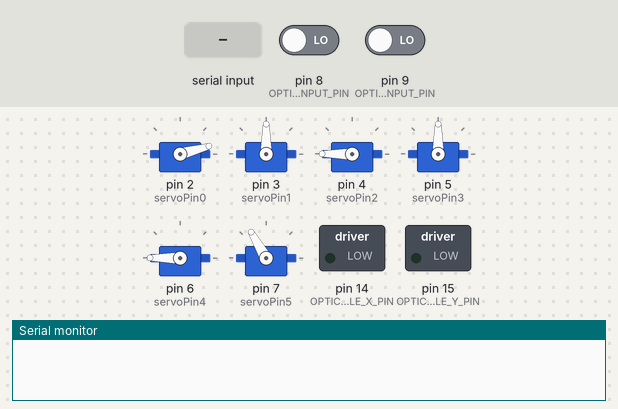
Simulated run of this sketch. Board: Arduino Uno, built with avr-gcc and run on an emulated ATmega328P. Shown: 6 × servo, switched loads named in the sketch (green lamp = pin HIGH), the last lines printed to the serial monitor. The test bench sets the inputs (shaded band); at power-on: pin 8 (OPTIC_Y_INPUT_PIN) LOW, pin 9 (OPTIC_X_INPUT_PIN) LOW.

Above: at 0.9 s.
1.0 s: "-\n" received over Serial
At 6.0 s:
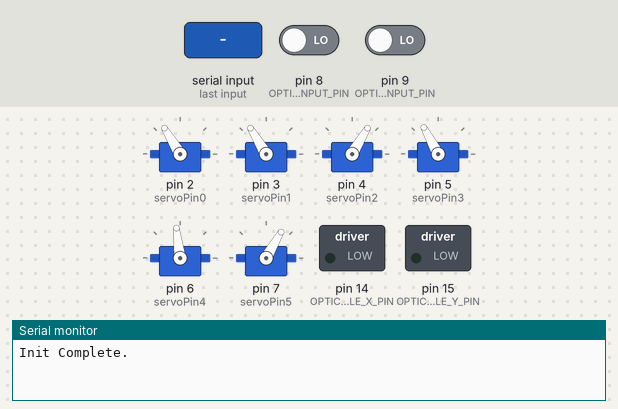
At 9.1 s:
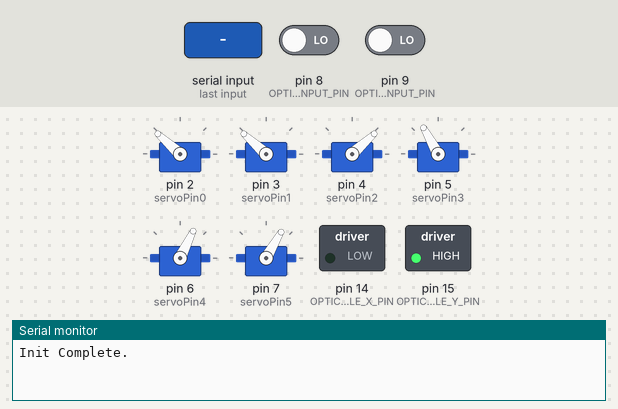
Timing chart, 0 to 19.0 s (numbered marks = the images above; inputs shaded):
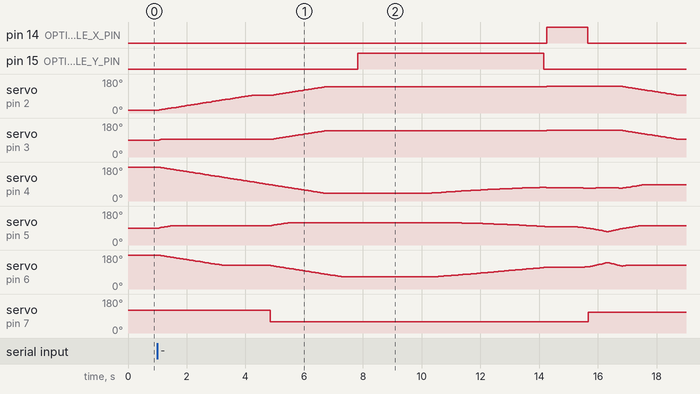

The sketch:

getArmAngleHeaderTest.ino
```cpp
/*
 Name:		getArmAngleHeaderTest.ino
 Created:	2017/9/20 下午 02:27:14
 Author:	Danny
*/

// the setup function runs once when you press reset or power the board

#include "RoboticArm.h"
float step = 0.18f;				// Preferred: 0.25 with DegPrecision 3. Step speed for armGoLine.
float angSpeed = 0.025f;		// Preferred: 1 with DegPrecision 3. Angular step for armGoDirect.

float teststep = 2;
float testang = 2;

void setup() {

	Serial.begin(9600);

	/*
	//Initial Position
	Arm.initServo();
	Arm.waitkey();
	Arm.initPosit(300, 0, 300, angSpeed);

	Arm.showJ("init J:\t");
	Arm.showXYZ("init Posit:\t");

	//Arm.servoAngTestByControl();


	//Arm.waitkey();
	//Arm.GrabPen(430, 0, 110, step, angSpeed); //input final Destination for arm to Grab Pen

	Arm.waitkey();
	Arm.DropPen(400, 50, 250, step, angSpeed);


	Arm.showJ("\nEnding J: ");
	Serial.println("End setup!!");
	*/


	//----------------OnGoing-----------------------//
	Arm.initServo();

	while(Serial.read() == -1);
	Arm.initPosit(300, 0, 300);
	Serial.print("Init Complete.");

	while (Serial.read() == -1);
	Arm.GrabPen(430, 0, 110);
	Serial.print("GrabPen Finished.");

	while (Serial.read() == -1);
	Arm.DropPen(400, 50, 250);
	Serial.print("DropPen Finished.");

	//Serial.println("End Challenge!!");
}

// the loop function runs over and over again until power down or reset
void loop() {

}
```

RoboticArm.cpp
```cpp
//
//
//

#include "RoboticArm.h"

///*----------------------------Arm's settings----------------------------------*/
//RoboticArmClass::RoboticArmClass()
//{
//
//}

/*--------------------------Initializations----------------------------------*/
void RoboticArmClass::initServo()
{
#ifdef DEBUG
	Serial.println("//----Start Initialization----//");
#endif // DEBUG

	servoAR[0].attach(servoPin0, 500, 2400);
	servoAR[1].attach(servoPin1, 500, 2400);
	servoAR[2].attach(servoPin2, 500, 2400);
	servoAR[3].attach(servoPin3, 500, 2400);
	servoAR[4].attach(servoPin4, 500, 2400);
	servoAR[5].attach(servoPin5, 500, 2400);

	servoAct();
}

int RoboticArmClass::initPosit(float ix, float iy, float iz, float angSpeed)
{

	initXYZ[0] = ix;
	initXYZ[1] = iy;
	initXYZ[2] = iz;
	armGoDirect(ix, iy, iz, angSpeed);

	return 1;
}

int RoboticArmClass::ArmErrorHandle()
{
	if (this->ERRcode > 0)
	{
#ifdef ErrorOut
		Serial.println(String("*** EXIT with ERRcode : ") + this->ERRcode + " . ***");
#endif // ErrorOut
#ifdef DEBUG
		showJ("ExitJ: ");
#endif // DEBUG
		this->ERRcode = -1;
		armGoDirect(initXYZ[0], initXYZ[1], initXYZ[2], ANGULARSPEED);
#ifdef ErrorOut
		Serial.println("Finished Error Handling!!");
#endif // ErrorOut
		Serial.flush();
		exit(EXIT_FAILURE);
	}

	return 0;
}
///// Debugging ///////////////////////////

void RoboticArmClass::setJ(float * Ang)
{
	for (size_t i = 0; i < 6; i++)
	{
		J[i] = Ang[i];
	}
}

void RoboticArmClass::servoInit()
{
	for (int i = 0; i < 6; i++) {
		servoAR[i].attach(i + 2, 500, 2400);
	}
}

void RoboticArmClass::servoDoJ()
{
	for (int i = 0; i < 6; i++) {
		servoAR[i].write(J[i]);
	}
#if SERVODELAY
	delay(SERVODELAY);
#endif // SERVODELAY
}

void RoboticArmClass::waitkey()
{
	while (Serial.read() != -1);
	while (Serial.read() == -1);
}

int RoboticArmClass::serialReadInt(bool needprint)
{
	//while (Serial.available())
	//	Serial.read();

	int incomingByte;
	int integerValue = 0;
	bool negsign = false;
	while (true)
	{
		incomingByte = Serial.read();
		if (incomingByte == '\n' || incomingByte == '\r' || incomingByte == 10 || incomingByte == 13 || incomingByte == 32)
			break;
		if (incomingByte == -1)
			continue;
		if (incomingByte == '-')
		{
			negsign = true;
			continue;
		}
		integerValue *= 10;
		integerValue = ((incomingByte - 48) + integerValue);
	}

	if (negsign) integerValue = -integerValue;

	if (needprint) Serial.println(integerValue);

	return integerValue;
}

void RoboticArmClass::servoAngTestByControl()
{
	while (true)
	{
		Serial.print("\nServo no (0~5): ");
		int servoNo = serialReadInt(true);

		if (servoNo == 72)		//'x' exit
		{
			Serial.println("Bye!!");
			break;
		}
		else if (servoNo >= 0 && servoNo < 6)
		{
			Serial.print("Relative Ang: ");
			int ang = baseDegree[servoNo] + serialReadInt(true);
			if (ang >= 0 && ang <= 180)
			{
				Serial.print(String("==> Servo [ ") + servoNo + " ] move [ " + ang + " ]\n");
				servoAR[servoNo].write(ang);
				J[servoNo] = ang;
			}
			else
			{
				Serial.println(String("Value excessed : ") + ang);
			}
		}
	}

}

void RoboticArmClass::readServoAng(float * Ang)
{
	for (size_t i = 0; i < 6; i++)
	{
		Ang[i] = servoAR[i].read();
	}
}

///////////////////////////////////////////

/*----------------------Angle & Path Calculations----------------------------*/
void RoboticArmClass::getArmAngleDeg(float xp, float yp, float zp, float * Deg, bool setError)
{
	float Ang[6] = { 0 };
	Ang[5] = Deg[5];
	/*	Begin calculations.  */
	// Ang[0], Ang[1]
	Ang[0] = asin((delYc + yp) / arm[0]);
	Ang[1] = -Ang[0];

	// Setting up triangle ( point: J2,J3,J4 which is arm[2],arm[3],r ) for calculating Ang[2], Ang[3]
	float rx = xp - arm[4] * cos(arm4ToXYang + tiltAngle) - arm[0] * cos(Ang[1]);
	float rz = zp - arm[1] - arm[4] * sin(arm4ToXYang + tiltAngle);
	float r = sqrt(pow(rx, 2) + pow(rz, 2)); // r is the line between the point J2-J4.
	/*check if r <= all arm*/
	//if (r < (arm[2] + arm[3])) r = 262;
	// Ang[2]
	Ang[2] = M_PI_2 - (acos((pow(r, 2) + pow(arm[2], 2) - pow(arm[3], 2)) / (2 * arm[2] * r))) - atan(rz / rx);
	// J[2] = pi/2 - ( The angle between r and arm[2] ) - ( The angle between r and XY plane )

	// Ang[3]
	// AsinIndCheck prevent asin from calculation over 1, which turns out to be -nan(ind), specified for yp == 65.
	float AsinIndCheck = (rx - arm[2] * sin(Ang[2])) / arm[3];


	if (AsinIndCheck >= 1)
	{
#ifdef ErrorOut
		Serial.println(String("AsinIndCheck error, when") + " x:" + xp + " y:" + yp + " z:" + zp + " AsinIn..k:" + String(AsinIndCheck, 8));
#endif // ErrorOut
		this->ERRcode = -2;
		AsinIndCheck = 0.99999;
	}

	Ang[3] = -Ang[2] + M_PI_2 - asin(AsinIndCheck);

	// Ang[4]
	Ang[4] = -Ang[3] - Ang[2] + tiltAngle;

	// Rounding
	for (size_t i = 0; i < 5; i++)
		Ang[i] = round(Ang[i] * Rad2Degree * pow(10, DegPrecision)) / pow(10, DegPrecision);

	Ang[1] = -Ang[1];
	Ang[2] = -Ang[2];
	Ang[3] = Ang[3];


	if (isAngExcess(Ang, setError))
	{
#ifdef ErrorOut
		Serial.print("Cal Ang excessed, ");
		printOut(xp, "xp", ", ");
		printOut(yp, "yp", ", ");
		printOut(zp, "zp");
		printOut(Ang, 6, "Cal Ang: ");
#endif // ErrorOut

#ifdef	ErrorHandle
		if (setError)
			ArmErrorHandle();
#endif // ErrorHandle
	}

	memcpy(Deg, Ang, 5 * sizeof(float));

}

// Still in process
void RoboticArmClass::getArmPosition(float * Ang, float * XYZ)
{
}

bool RoboticArmClass::isAngExcess(float * Ang, bool setError)
{
	for (size_t i = 0; i < 6; i++)
	{
		if ((baseDegree[i] + Ang[i]) > 180 || (baseDegree[i] + Ang[i]) < 0)
		{
			if (setError)
				this->ERRcode = 1;
			return true;
		}
	}

	return false;
}

/*-------------------------------Actions--------------------------------------*/
void RoboticArmClass::servoAct(bool ERRcheck)
{
#ifdef	ErrorHandle
	if (ERRcheck)
	{
		isAngExcess(J, true);
		ArmErrorHandle();
	}
#endif // ErrorHandle

	for (int i = 0; i < 6; i++)
	{
		if (DegPrecision)
			servoAR[i].writeMicroseconds(map(((J[i] + baseDegree[i]) * pow(10, DegPrecision)), 0, (180 * pow(10, DegPrecision)), 500, 2400));
		else
			servoAR[i].write(J[i] + baseDegree[i]);
	}
#if SERVODELAY
	delay(SERVODELAY);
#endif // SERVODELAY

}

/**-----------------------Arm--------------------------------**/
void RoboticArmClass::armGoTo(float xp, float yp, float zp)
{
	getArmAngleDeg(xp, yp, zp, J, true);
	servoAct(false);

	///print
#ifdef DEBUG
	//showJ();
	//showXYZ();
#endif // DEBUG

}

void RoboticArmClass::armGoLine(float xd, float yd, float zd, float step)
{
	float vec[3] = { xd - this->x, yd - this->y, zd - this->z };			// Vector point from src to destination.

	for (size_t i = 0; i < 3; i++)						// Step vector calculation.
		vec[i] = vec[i] / sqrt(pow(xd - this->x, 2) + pow(yd - this->y, 2) + pow(zd - this->z, 2)) * step * CM2UNIT / 10;

	while (this->x != xd || this->y != yd || this->z != zd)
	{
		armGoTo(this->x, this->y, this->z);

		if (abs(x - xd) >= abs(vec[0]))	this->x += vec[0];
		else		this->x = xd;

		if (abs(y - yd) >= abs(vec[1]))	this->y += vec[1];
		else		this->y = yd;

		if (abs(z - zd) >= abs(vec[2]))	this->z += vec[2];
		else		this->z = zd;

		///print
#ifdef DEBUG
		//showJ();
		//showXYZ();
#endif // DEBUG
	}
	armGoTo(this->x, this->y, this->z);

	///print
#ifdef DEBUG
	//showJ();
	//showXYZ();
#endif // DEBUG

}

void RoboticArmClass::armGoDirect(float xd, float yd, float zd, float angSpeed)
{
	float Ang[6] = { 0 };
	char sign[5] = { 1, 1, 1, 1, 1 };
	float tmp;

	getArmAngleDeg(xd, yd, zd, Ang, true);

#ifdef DEBUG
	//printOut(Ang, SIZEOF_ARRAY(Ang), "Dest Ang:\t");
	//showXYZ();
#endif // DEBUG

	for (size_t i = 0; i < 5; i++)
	{
		tmp = Ang[i] - J[i];
		if (abs(tmp) <= angSpeed)
			sign[i] = 0;
		else if (tmp < 0)
			sign[i] = -1;
	}

	while (sign[0] || sign[1] || sign[2] || sign[3] || sign[4])
	{
		servoAct(false);
		for (size_t i = 0; i < 5; i++)
		{
			if (abs(Ang[i] - J[i]) <= angSpeed)
				sign[i] = 0;

			J[i] += sign[i] * angSpeed;

			// Error checking
#ifdef	ErrorHandle
			if ((baseDegree[i] + J[i]) > 180 || (baseDegree[i] + J[i]) < 0)
			{
				this->ERRcode = 1;
#ifdef ErrorOut
				Serial.print("Ang excessed in GoDir, ");
				printOut(Ang, 6, "Ang: ");
#endif // ErrorOut
				J[i] -= sign[i] * angSpeed;
				ArmErrorHandle();
			}
#endif // ErrorHandle

		}

		///print
#ifdef DEBUG
		//showJ();
		//showXYZ();
#endif // DEBUG

	}

	memcpy(J, Ang, 5 * sizeof(float));

	servoAct(false);

	this->x = xd;
	this->y = yd;
	this->z = zd;

	///print
#ifdef DEBUG
	showJ("Final J: ");
	//showXYZ("Final XYZ: ");
#endif // DEBUG

}
/**-----------------------Claw--------------------------------**/
void RoboticArmClass::clawClamp(float * Ang, char RelvClp)
{
	if (RelvClp == 'r')
	{

		///print
#ifdef DEBUG
		//Serial.println("Release!!");
#endif // DEBUG
		Ang[5] = 0;
	}
	else
	{
		///print
#ifdef DEBUG
		//Serial.println("Clamp!!");
#endif // DEBUG
		Ang[5] = 50;
	}

	servoAct();
}

/*-------------------------------Challenge--------------------------------------*/
/**------------------Grab Marker Pen-------------------------**/
int RoboticArmClass::GrabPen(float penX, float penY, float penZ, float step, float angspeed)
{

#ifdef DEBUG
	Serial.println("Start GrabPen!!");
#endif // DEBUG
	//int initxyz[3] = { this->x,this->y,this->z };
	int liftPenHeight = 75;
	float offsetY = 3;
	float offsetX = 13;
	float offsetZforfarX = 10;
	float GrabPtUpperBoundfromEnd = 1;
	bool notDetected = true;		// Check if optic detection detect pen. If detected, return false.
#ifdef DEBUG
	Serial.println("Release");
#endif // DEBUG
	clawClamp(J, 'r');

	// Initial position for optic detection
	/*
	armGoLine(this->x, this->y, this->z, step);
	armGoLine(this->x, this->y, penZ + 10, step);
	armGoLine(this->x, (this->y + 70.5), this->z, step);
	*/
	armGoDirect(this->x, (this->y + 70), penZ + 10, angspeed);
#ifdef DEBUG
	Serial.println("Posit ready for grab!!");
#endif // DEBUG
	delay(500);

	// Detect pen alone y-axis
	pinMode(OPTIC_ENABLE_Y_PIN, OUTPUT);
	digitalWrite(OPTIC_ENABLE_Y_PIN, HIGH);
	pinMode(OPTIC_Y_INPUT_PIN, INPUT);
	delay(500);
	for (float i = 0; i < 140; i += 0.5f)
	{
		armGoLine(this->x, this->y - 0.5f, this->z, step);
		notDetected = digitalRead(OPTIC_Y_INPUT_PIN);
		if (!notDetected) {
			delay(1000);
			notDetected = digitalRead(OPTIC_Y_INPUT_PIN);
			if (!notDetected)
			{
#ifdef DEBUG
				Serial.println("interruptY");
#endif // DEBUG
				break;
			}
		}
	}

	// Second y detection if hasn't detected yet
	if (notDetected)
	{
		delay(500);
		for (float i = 0; i < 140; i += 0.5f)
		{
			armGoLine(this->x, this->y + 0.5f, this->z, step);
			notDetected = digitalRead(OPTIC_Y_INPUT_PIN);
			if (!notDetected) {
				delay(1000);
				notDetected = digitalRead(OPTIC_Y_INPUT_PIN);
				if (!notDetected)
				{
#ifdef DEBUG
					Serial.println("interruptY");
#endif // DEBUG
					break;
				}
			}
		}
	}

	if (notDetected)
	{
		delay(500);
		armGoLine(this->x, this->y - 70, this->z, step);
	}
	//digitalWrite(OPTIC_ENABLE_Y_PIN, LOW);

#ifdef DEBUG
	Serial.println("Y finished!!");
	//showJ("InY:\t");
#endif // DEBUG

	// Detect the end of the pen alone z-axis
	delay(1000);
	for (size_t i = 0; i < 200; i++)
	{
		armGoLine(this->x, this->y, this->z + 0.5, step / 2);
		notDetected = digitalRead(OPTIC_Y_INPUT_PIN);
#ifdef DEBUG
		//Serial.println(notDetected?"not":"yes");
#endif // DEBUG
		if (notDetected) {
			delay(1000);
			notDetected = digitalRead(OPTIC_Y_INPUT_PIN);
			if (notDetected)
			{
#ifdef DEBUG
				Serial.println("End of the Pen at Z.");
				//showJ("EndZ:\t");
#endif // DEBUG

				armGoLine(this->x, this->y, this->z - 0.5 - GrabPtUpperBoundfromEnd, step / 2);
				break;
			}
		}
	}

	digitalWrite(OPTIC_ENABLE_Y_PIN, LOW);

#ifdef DEBUG
	Serial.println("Z finished!!");
	showJ("CatchZ:\t");
#endif // DEBUG

	// y-axis compensate positioning
	armGoLine(this->x, this->y + offsetY, this->z, step / 2);		// y offset between detector and clamp.

#ifdef DEBUG
	//showJ("CatchY:\t");
#endif // DEBUG

	// Detect pen alone x-axis
	notDetected = true;
	pinMode(OPTIC_ENABLE_X_PIN, OUTPUT);
	digitalWrite(OPTIC_ENABLE_X_PIN, HIGH);
	pinMode(OPTIC_X_INPUT_PIN, INPUT);
	delay(1000);

	for (float i = 0; i < 600; i++)
	{
		armGoLine((this->x + 0.2), this->y, this->z, step / 2);
#ifdef DEBUG
		//showJ();
#endif // DEBUG
		notDetected = digitalRead(OPTIC_X_INPUT_PIN);

		if (!notDetected)
		{
#ifdef DEBUG
			Serial.println("interruptX");
#endif // DEBUG
			if (i > 300)
				armGoLine((this->x + offsetX), this->y, this->z + offsetZforfarX, step / 2);
			else
				armGoLine((this->x + offsetX), this->y, this->z, step / 2);
			break;
		}


		/*
		bool hasDetected = false;
		offsetX = 5;
		if (!notDetected)
		{
#ifdef DEBUG
			Serial.println("interruptX");
#endif // DEBUG

			hasDetected = true;
		}
		else if (hasDetected && notDetected)
		{
#ifdef DEBUG
			Serial.println("Over Pen");
#endif // DEBUG
			armGoLine((this->x + offsetX), this->y, this->z, step / 2);
			break;
		}
		*/

	}

	digitalWrite(OPTIC_ENABLE_X_PIN, LOW);

#ifdef DEBUG
	Serial.println("X finished, lift up!!");
	//showJ("before lift: ");
#endif // DEBUG

	clawClamp(J, 'g');
	armGoLine(this->x, this->y, (this->z + liftPenHeight), step);

#ifdef DEBUG
	Serial.println("Grabbed, go back!!");
#endif // DEBUG

	//armGoLine(initxyz[0], initxyz[1], initxyz[2], step);
	armGoDirect(initXYZ[0], initXYZ[1], initXYZ[2], angspeed);

	return 1;	// In case of slides or controller needs the return value.
}

/**------------------Drop Pen---------------------------------**/
int RoboticArmClass::DropPen(float canX, float canY, float canZ, float step, float angSpeed)
{

#ifdef DEBUG
	Serial.println("Start DropPen!!");
#endif // DEBUG
	//int initxyz[3] = { this->x, this->y, this->z };
	/*armGoLine((x + 50), y, z, step);
	armGoLine(x, y, canZ, step);
	armGoLine(canX, y, z, step);*/
	armGoDirect(canX, canY, canZ, angSpeed);

#ifdef DEBUG
	Serial.println("Drop!!");
#endif // DEBUG

	clawClamp(J, 'r');
	delay(500);
	armGoDirect(initXYZ[0], initXYZ[1], initXYZ[2], angSpeed);

	return 1;
}

/**----------------------Writing-----------------------------**/
void RoboticArmClass::LiftPen(float * Ang, char UpvDn, float penliftAng)
{
	if (UpvDn == 'u')
		Ang[4] += penliftAng;
	else
		Ang[4] -= penliftAng;

	servoAct();
}

/*----------------------------Print and Show----------------------------------*/
void RoboticArmClass::showJ(const char * title)
{
	printOut(J, SIZEOF_ARRAY(J), title);
}

//void RoboticArmClass::showAbJ(const char * title)
//{
//	if (title)
//	{
//		Serial.print(String(title) + ": ");
//	}
//	Serial.print(String(AR[i], DegPrecision) + split + " ");
//	float Ang[6];
//	for (size_t i = 0; i < 6; i++)
//		Ang[i] = J[i] + baseDegree[i];
//
//	printOut(Ang, SIZEOF_ARRAY(Ang), title);
//}

void RoboticArmClass::showXYZ(const char * title, bool XYZdisp)
{
	if (title)
		Serial.print(title);

	else if (XYZdisp)
		Serial.print("XYZ:\t");
	printOut(this->x, NULL, ", ");
	printOut(this->y, NULL, ", ");
	printOut(this->z, NULL);

	//if (XYZdisp)
	//{
	//	printOut(this->x, "x", ", ");
	//	printOut(this->y, "y", ", ");
	//	printOut(this->z, "z");
	//}
}

/*
float * RoboticArmClass::getJ()
{
	return J;
}

float * RoboticArmClass::getXYZ()
{
	float P[3] = { x, y, z };
	return P;
}
*/

void RoboticArmClass::printOut(float * AR, size_t ARsize, const char * Hstring, const char * split)
{
	if (Hstring)
		Serial.print(Hstring);

	for (size_t i = 0; i < ARsize - 1; i++)
		Serial.print(String(AR[i], DegPrecision) + split + " ");
	Serial.print(String(AR[ARsize - 1], DegPrecision) + "\n");
}

void RoboticArmClass::printOut(float n, const char * Hstring, const char * endString)
{
	if (Hstring)
		Serial.print(String(Hstring) + ": ");
	Serial.print(String(n, DegPrecision) + endString);
}

/**-----------Unused--------------*/
/*
void RoboticArmClass::Jzero()
{
	for (size_t i = 0; i < 6; i++)
		J[i] = 0;
}
*/

//void RoboticArmClass::moveArmPath(float xd, float yd, float zd, float speed)
//{
//	float vec[3] = { xd - x, yd - y, zd - z };
//
//	for (size_t i = 0; i < 3; i++)
//		vec[i] = vec[i] / sqrt(pow(xd - x, 2) + pow(yd - y, 2) + pow(zd - z, 2)) * speed;
//
//	while (x != xd || y != yd || z != zd)
//	{
//		getArmAngleDeg(x, y, z, J);
//
//		this->x += vec[0];
//		this->y += vec[1];
//		this->z += vec[2];
//	}
//	getArmAngleDeg(xd, yd, zd, J);
//	this->x = xd;
//	this->y = yd;
//	this->z = zd;
//}

RoboticArmClass Arm;
```

Source omitted: RoboticArm.h (5331 bytes)

Measured:
- after the input at 1.0 s, pin 14 (OPTIC_ENABLE_X_PIN): LOW → HIGH after 13.3 s, → LOW 1.4 s later; pin 15 (OPTIC_ENABLE_Y_PIN): LOW → HIGH after 6.8 s, → LOW 6.3 s later
